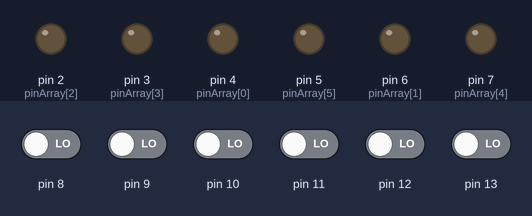
This sketch was run on a simulated Arduino Uno, built with avr-gcc and run on an emulated ATmega328P. On the bench: output pins drawn as LEDs (lit = HIGH). Dashed ring = blinking. The inputs (shaded band) are chosen by the test bench; at power-on: pin 8–13 LOW.

Above: at 1.2 s.
1.3 s: pin 8 driven HIGH
At 1.7 s:
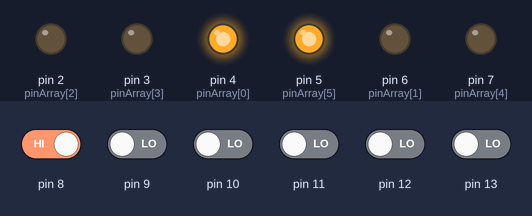
4.3 s: pin 9 driven HIGH
At 5.1 s:
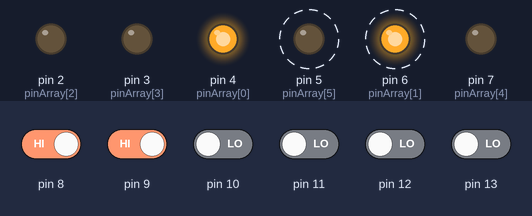
7.3 s: pin 10 driven HIGH
At 9.5 s:
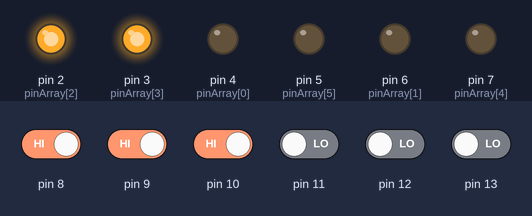
9.8 s: pin 11 driven HIGH
At 11.5 s:
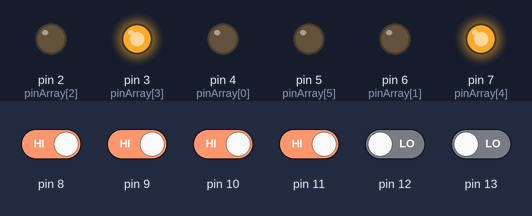
12.8 s: pin 10 driven LOW
At 14.9 s:
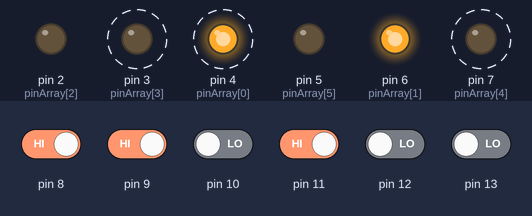
15.8 s: pin 12 driven HIGH
At 17.9 s:
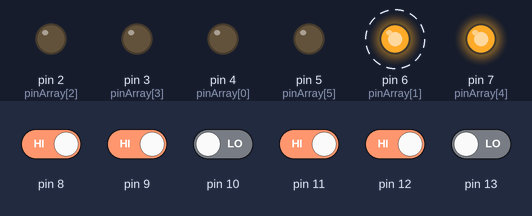
Timing chart, 0 to 19.8 s (numbered marks = the images above; inputs shaded):
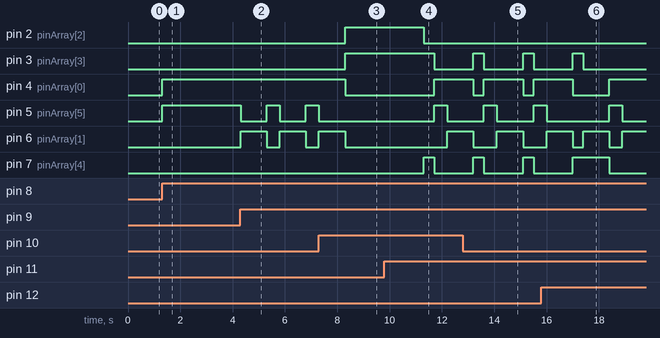

The sketch:

sketch_nov14b.ino
```cpp
int pinArray[] =  {4, 6, 2, 3, 7, 5};
int pinArray1[] = {5, 4, 3, 7, 6, 2};
int timeOut[] = {500, 1000, 3000, 400, 1000, 600};
int val;
void setup() {
  // put your setup code here, to run once:
  Serial.begin(9600);
  for (int i = 0; i < 6; i++) {
    pinMode(pinArray[i], OUTPUT);
  }
  for (int i = 8; i < 14; i++) {
    pinMode(i, INPUT);
  }
}

void loop() {
  // put your main code here, to run repeatedly:
  val = digitalRead(8);
  if (val == HIGH) {
    blink(0);
  }
  val = digitalRead(9);
  if (val == HIGH) {
    blink(1);
  }
  val = digitalRead(10);
  if (val == HIGH) {
    blink(2);
  }
  val = digitalRead(11);
  if (val == HIGH) {
    blink(3);
  }
  val = digitalRead(12);
  if (val == HIGH) {
    blink(4);
  }
  val = digitalRead(13);
  if (val == HIGH) {
    blink(5);
  }
}

void blink(int p) {
  digitalWrite(pinArray[p], HIGH);
  digitalWrite(pinArray1[p], HIGH);
  delay(timeOut[p]);
  digitalWrite(pinArray[p], LOW);
  digitalWrite(pinArray1[p], LOW);
}
```

Measured:
- after the input at 1.3 s, pin 4 (pinArray[0]), pin 5 (pinArray[5]): LOW → HIGH at once
- after the input at 4.3 s, pin 5 (pinArray[5]): alternates HIGH for 0.50 s and LOW for 1.0 s, starting at once; pin 6 (pinArray[1]): alternates HIGH for 1.0 s and LOW for 0.50 s, starting at once
- after the input at 7.3 s, pin 2 (pinArray[2]), pin 3 (pinArray[3]): LOW → HIGH after 1.0 s; pin 4 (pinArray[0]): HIGH → LOW after 1.0 s; pin 5 (pinArray[5]): goes on until 7.3 s, then stays LOW; pin 6 (pinArray[1]): goes on until 8.3 s, then stays LOW
- after the input at 9.8 s, pin 3 (pinArray[3]): HIGH → LOW after 1.9 s instead of 1.5 s; pin 4 (pinArray[0]): LOW → HIGH after 1.9 s instead of 1.5 s; pin 6 (pinArray[1]): LOW → HIGH after 2.4 s instead of 2.0 s; pin 7 (pinArray[4]): LOW → HIGH after 1.5 s, → LOW 0.40 s later
- after the input at 12.8 s, pin 2 (pinArray[2]): stays LOW (without the input it goes to HIGH after 0.40 s); pin 5 (pinArray[5]): LOW → HIGH after 0.80 s, → LOW 0.50 s later, → HIGH 1.4 s later; pin 7 (pinArray[4]): alternates HIGH for 0.40 s and LOW for 1.5 s, starting after 0.40 s
- after the input at 15.8 s, pin 3 (pinArray[3]): goes on until 17.4 s, then stays LOW
